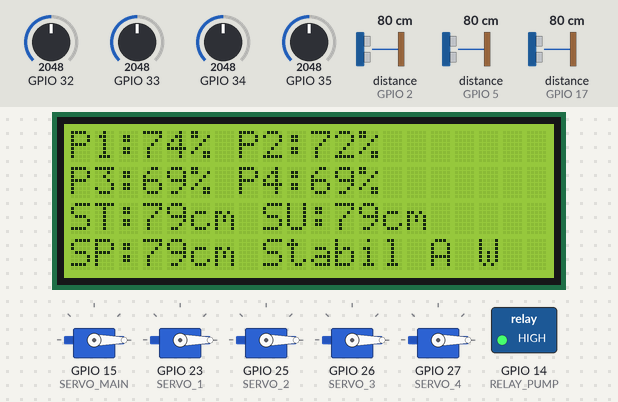
Simulated run of this sketch. Board: ESP32. Parts: 5 × servo, 20×4 character LCD, switched loads named in the sketch (green lamp = pin HIGH). Wiring (inferred from the names in the program): 3 × ultrasonic range finder: trigger GPIO 4, echo GPIO 2 / trigger GPIO 16, echo GPIO 17 / trigger GPIO 18, echo GPIO 5. Inputs (shaded band) come from the test bench; at power-on: GPIO 32 = 2048, distance to the obstacle (sensors on GPIO 2, GPIO 5, GPIO 17) 80 cm, GPIO 33 = 2048, GPIO 34 = 2048, GPIO 35 = 2048. The echo pulse lasts 58.3 µs per cm; WiFi joins after 1.5 s; servers stay silent unless stated; uploads are accepted with an empty reply; pins used as bus, display or sensor lines are not drawn; what the sketch prints to the serial monitor is not drawn.

Above: at 6.8 s.
6.9 s: GPIO 32 set to 3153
At 9.6 s:
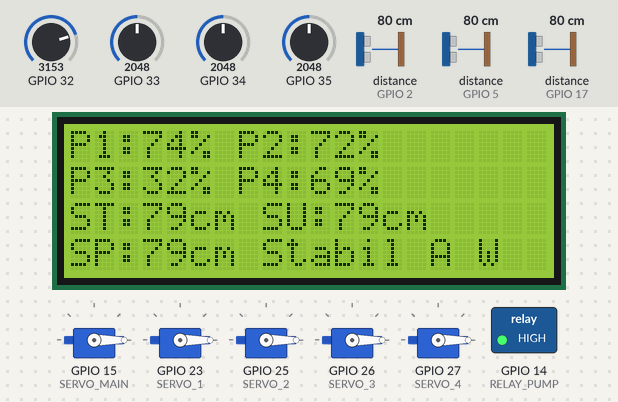
10.2 s: GPIO 32 set to 3249
At 12.0 s:
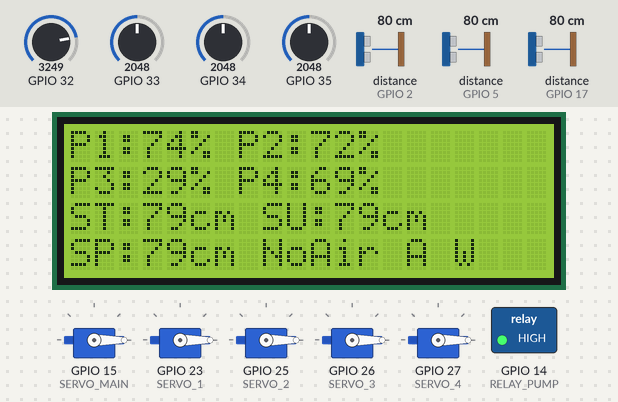
13.1 s: distance to the obstacle (sensor on GPIO 2) set to 9 cm
At 16.5 s:
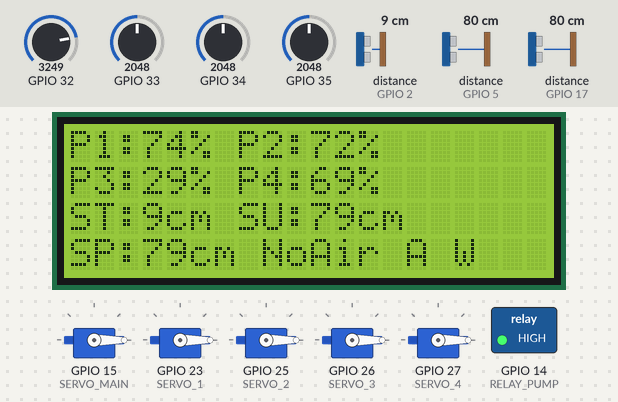
17.0 s: distance to the obstacle (sensor on GPIO 2) set to 6 cm
At 18.7 s:
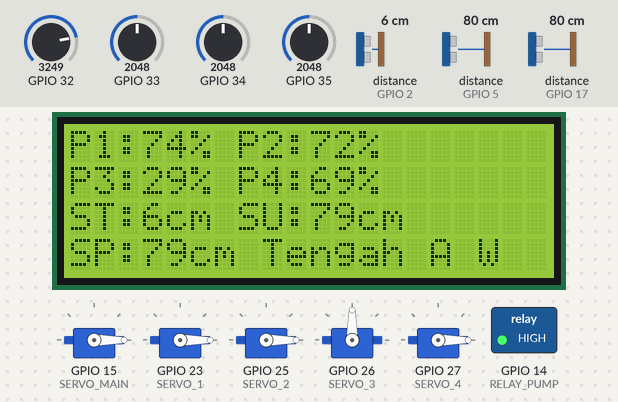
19.9 s: GPIO 33 set to 2256
23.9 s: GPIO 33 set to 2370
At 25.4 s:
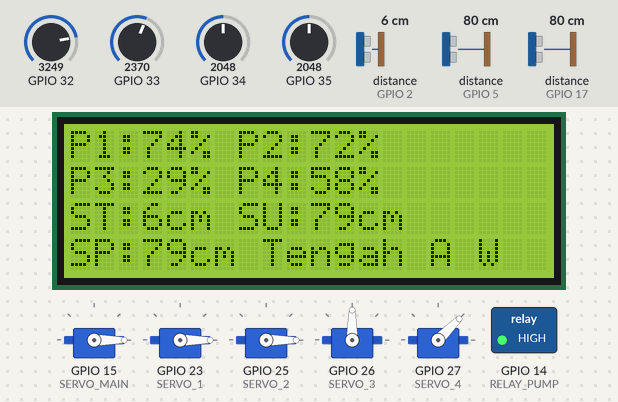
Timing chart, 0 to 26.9 s (numbered marks = the images above; inputs shaded):
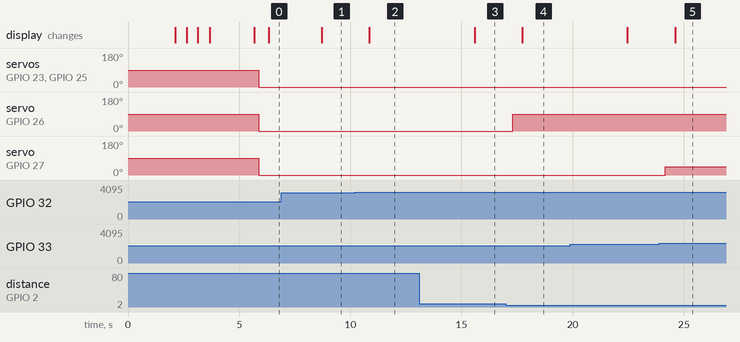

The sketch:

esp32_gesti_wifi.ino
```cpp
/*
 * =============================================================================
 * KODE ESP32 UNTUK SISTEM IRIGASI IOT - GESTI
 * =============================================================================
 *
 * Kode ini merupakan versi yang sudah ditambahkan koneksi WiFi dan HTTP
 * untuk berkomunikasi dengan website Laravel.
 *
 * CARA PAKAI:
 * 1. Ganti WIFI_SSID dan WIFI_PASSWORD dengan WiFi yang akan digunakan
 * 2. Ganti SERVER_URL dengan URL website Laravel (contoh: http://192.168.1.100/gesti)
 * 3. Upload ke ESP32
 *
 * LIBRARY YANG DIBUTUHKAN:
 * - ESP32Servo
 * - LiquidCrystal_I2C
 * - WiFi (sudah termasuk di ESP32)
 * - HTTPClient (sudah termasuk di ESP32)
 * - ArduinoJson (install dari Library Manager)
 *
 * =============================================================================
 */

#include <WiFi.h>
#include <HTTPClient.h>
#include <ArduinoJson.h>
#include <ESP32Servo.h>
#include <Wire.h>
#include <LiquidCrystal_I2C.h>

// ================= KONFIGURASI WIFI =================
// GANTI DENGAN WIFI ANDA
const char* WIFI_SSID = "NAMA_WIFI_ANDA";
const char* WIFI_PASSWORD = "PASSWORD_WIFI_ANDA";

// ================= KONFIGURASI SERVER =================
// GANTI DENGAN URL LARAVEL ANDA
// Contoh localhost: "http://192.168.1.100/gesti"
// Contoh online: "http://gesti.example.com"
const char* SERVER_URL = "http://192.168.1.100/gesti";

// Interval pengiriman data (dalam milidetik)
const unsigned long SEND_INTERVAL = 5000; // 5 detik

// ================= LCD =================
LiquidCrystal_I2C lcd(0x27, 20, 4);

// ================= PIN SENSOR TANAH =================
#define SOIL1 34
#define SOIL2 35
#define SOIL3 32
#define SOIL4 33

// ================= KALIBRASI TANAH (ADC) =================
#define DRY1 4095
#define WET1 1328
#define DRY2 4095
#define WET2 1217
#define DRY3 4095
#define WET3 1100
#define DRY4 4095
#define WET4 1104

// ================= ULTRASONIK =================
#define TRIG_MAIN 18
#define ECHO_MAIN 5

#define TRIG_MID 4
#define ECHO_MID 2

#define TRIG_TANK 16
#define ECHO_TANK 17

// ================= SERVO =================
#define SERVO_MAIN 15
#define SERVO_1 23
#define SERVO_2 25
#define SERVO_3 26
#define SERVO_4 27

// ================= RELAY POMPA =================
#define RELAY_PUMP 14 // ACTIVE LOW

// ================= OBJEK SERVO =================
Servo servoMain, servo1, servo2, servo3, servo4;

// ================= VARIABEL GLOBAL =================
unsigned long lastSendTime = 0;
String currentMode = "auto"; // "auto" atau "manual"

// Variabel untuk menyimpan perintah dari web (mode manual)
bool webPumpCommand = false;
int webGateMainCommand = 0;
int webGate1Command = 0;
int webGate2Command = 0;
int webGate3Command = 0;
int webGate4Command = 0;

// Data sensor saat ini
int m1, m2, m3, m4;
float airMain, airMid, airTank;
bool pumpStatus = false;
int gateMain = 0, gate1 = 0, gate2 = 0, gate3 = 0, gate4 = 0;
String systemStatus = "Stabil";

// ================= FUNGSI KONEKSI WIFI =================
void connectWiFi() {
  Serial.print("Menghubungkan ke WiFi: ");
  Serial.println(WIFI_SSID);

  lcd.clear();
  lcd.setCursor(0, 0);
  lcd.print("Connecting WiFi...");
  lcd.setCursor(0, 1);
  lcd.print(WIFI_SSID);

  WiFi.begin(WIFI_SSID, WIFI_PASSWORD);

  int attempts = 0;
  while (WiFi.status() != WL_CONNECTED && attempts < 30) {
    delay(500);
    Serial.print(".");
    lcd.setCursor(attempts % 20, 2);
    lcd.print(".");
    attempts++;
  }

  if (WiFi.status() == WL_CONNECTED) {
    Serial.println("\nWiFi terhubung!");
    Serial.print("IP Address: ");
    Serial.println(WiFi.localIP());

    lcd.clear();
    lcd.setCursor(0, 0);
    lcd.print("WiFi Connected!");
    lcd.setCursor(0, 1);
    lcd.print("IP: ");
    lcd.print(WiFi.localIP());
    delay(2000);
  } else {
    Serial.println("\nGagal terhubung WiFi!");
    lcd.clear();
    lcd.setCursor(0, 0);
    lcd.print("WiFi GAGAL!");
    lcd.setCursor(0, 1);
    lcd.print("Mode Offline...");
    delay(2000);
  }
}

// ================= FUNGSI KIRIM DATA KE SERVER =================
void sendDataToServer() {
  if (WiFi.status() != WL_CONNECTED) {
    Serial.println("WiFi tidak terhubung, skip pengiriman data");
    return;
  }

  HTTPClient http;
  String url = String(SERVER_URL) + "/api/sensor-data";

  http.begin(url);
  http.addHeader("Content-Type", "application/json");
  http.addHeader("Accept", "application/json");

  // Buat JSON payload
  StaticJsonDocument<512> doc;
  doc["petak1_moisture"] = m1;
  doc["petak2_moisture"] = m2;
  doc["petak3_moisture"] = m3;
  doc["petak4_moisture"] = m4;
  doc["water_main"] = airMain < 900 ? airMain : -1;
  doc["water_mid"] = airMid < 900 ? airMid : -1;
  doc["water_tank"] = airTank < 900 ? airTank : -1;
  doc["pump_status"] = pumpStatus;
  doc["gate_main"] = gateMain;
  doc["gate1"] = gate1;
  doc["gate2"] = gate2;
  doc["gate3"] = gate3;
  doc["gate4"] = gate4;
  doc["system_status"] = systemStatus;

  String jsonPayload;
  serializeJson(doc, jsonPayload);

  Serial.println("Mengirim data ke server...");
  Serial.println(jsonPayload);

  int httpCode = http.POST(jsonPayload);

  if (httpCode > 0) {
    Serial.printf("HTTP Response code: %d\n", httpCode);
    String response = http.getString();
    Serial.println("Response: " + response);
  } else {
    Serial.printf("HTTP Error: %s\n", http.errorToString(httpCode).c_str());
  }

  http.end();
}

// ================= FUNGSI AMBIL PERINTAH DARI SERVER =================
void getCommandsFromServer() {
  if (WiFi.status() != WL_CONNECTED) {
    return;
  }

  HTTPClient http;
  String url = String(SERVER_URL) + "/api/device-status";

  http.begin(url);
  http.addHeader("Accept", "application/json");

  int httpCode = http.GET();

  if (httpCode == 200) {
    String response = http.getString();

    StaticJsonDocument<256> doc;
    DeserializationError error = deserializeJson(doc, response);

    if (!error) {
      currentMode = doc["mode"].as<String>();
      webPumpCommand = doc["pump_command"];
      webGateMainCommand = doc["gate_main_command"];
      webGate1Command = doc["gate1_command"];
      webGate2Command = doc["gate2_command"];
      webGate3Command = doc["gate3_command"];
      webGate4Command = doc["gate4_command"];

      Serial.println("Perintah dari server:");
      Serial.println("Mode: " + currentMode);
      Serial.printf("Pump: %d, GateMain: %d\n", webPumpCommand, webGateMainCommand);
    }
  }

  http.end();
}

// ================= FUNGSI BACA TANAH =================
int bacaTanahADC(int pin) {
  return analogRead(pin);
}

int kalibrasiTanah(int adc, int dry, int wet) {
  int persen = map(adc, wet, dry, 100, 0);
  return constrain(persen, 0, 100);
}

// ================= ULTRASONIK =================
float bacaAir(int trig, int echo) {
  digitalWrite(trig, LOW); delayMicroseconds(2);
  digitalWrite(trig, HIGH); delayMicroseconds(10);
  digitalWrite(trig, LOW);

  long durasi = pulseIn(echo, HIGH, 30000);

  if (durasi == 0) return 999;

  float jarak = durasi * 0.017;

  if (jarak > 200) jarak = 200;

  return jarak;
}

// ================= FUNGSI BERSIHKAN BARIS LCD =================
void clearLine(byte row) {
  lcd.setCursor(0, row);
  lcd.print("                    ");
}

// ================= SETUP =================
void setup() {
  Serial.begin(115200);
  Wire.begin(21, 22);

  pinMode(TRIG_MAIN, OUTPUT); pinMode(ECHO_MAIN, INPUT);
  pinMode(TRIG_MID, OUTPUT);  pinMode(ECHO_MID, INPUT);
  pinMode(TRIG_TANK, OUTPUT); pinMode(ECHO_TANK, INPUT);

  pinMode(RELAY_PUMP, OUTPUT);
  digitalWrite(RELAY_PUMP, HIGH); // POMPA OFF

  servoMain.attach(SERVO_MAIN);
  servo1.attach(SERVO_1);
  servo2.attach(SERVO_2);
  servo3.attach(SERVO_3);
  servo4.attach(SERVO_4);

  servoMain.write(0);

  lcd.init();
  lcd.backlight();
  lcd.setCursor(0,0);
  lcd.print("SISTEM IRIGASI GESTI");
  lcd.setCursor(0,1);
  lcd.print("IoT Monitoring");
  delay(2000);

  // Koneksi WiFi
  connectWiFi();

  lcd.clear();
}

// ================= LOOP =================
void loop() {

  // ======== BACA SENSOR TANAH ========
  m1 = kalibrasiTanah(bacaTanahADC(SOIL1), DRY1, WET1);
  m2 = kalibrasiTanah(bacaTanahADC(SOIL2), DRY2, WET2);
  m3 = kalibrasiTanah(bacaTanahADC(SOIL3), DRY3, WET3);
  m4 = kalibrasiTanah(bacaTanahADC(SOIL4), DRY4, WET4);

  bool tanahKering = (m1 <= 30 || m2 <= 30 || m3 <= 30 || m4 <= 30);

  // ======== BACA SENSOR ULTRASONIK ========
  airMain = bacaAir(TRIG_MAIN, ECHO_MAIN);
  airMid  = bacaAir(TRIG_MID, ECHO_MID);
  airTank = bacaAir(TRIG_TANK, ECHO_TANK);

  bool tandonAman = (airTank > 0 && airTank <= 12);

  // ======== KATEGORI KETINGGIAN AIR ========
  auto statusAir = [&](float jarak){
    if (jarak >= 0 && jarak <= 4)  return 3;
    if (jarak > 4 && jarak <= 7)   return 2;
    if (jarak > 7 && jarak <= 10)  return 1;
    return 0;
  };

  int levelMid  = statusAir(airMid);
  int levelMain = statusAir(airMain);
  int levelTank = statusAir(airTank);

  bool airMidAda  = (levelMid >= 2);
  bool airMainAda = (levelMain >= 2);
  bool airTankAda = (levelTank >= 2);

  // ======== AMBIL PERINTAH DARI SERVER ========
  if (millis() - lastSendTime >= SEND_INTERVAL) {
    getCommandsFromServer();
  }

  // ======== LOGIKA KONTROL ========
  if (currentMode == "manual") {
    // MODE MANUAL - Kontrol dari website
    pumpStatus = webPumpCommand;
    gateMain = webGateMainCommand;
    gate1 = webGate1Command;
    gate2 = webGate2Command;
    gate3 = webGate3Command;
    gate4 = webGate4Command;

    // Jalankan perintah
    digitalWrite(RELAY_PUMP, pumpStatus ? LOW : HIGH);
    servoMain.write(gateMain);
    servo1.write(gate1);
    servo2.write(gate2);
    servo3.write(gate3);
    servo4.write(gate4);

    systemStatus = "Manual";

  } else {
    // MODE AUTO - Logika fuzzy asli

    if (tanahKering) {
      if (airMidAda) {
        servoMain.write(0);
        digitalWrite(RELAY_PUMP, HIGH);
        systemStatus = "Tengah";
        pumpStatus = false;
        gateMain = 0;
      }
      else if (!airMidAda && airMainAda) {
        servoMain.write(90);
        digitalWrite(RELAY_PUMP, HIGH);
        systemStatus = "Utama";
        pumpStatus = false;
        gateMain = 90;
      }
      else if (!airMidAda && !airMainAda && airTankAda && tandonAman) {
        digitalWrite(RELAY_PUMP, LOW);
        servoMain.write(0);
        systemStatus = "Pompa";
        pumpStatus = true;
        gateMain = 0;
      }
      else if (!airMidAda && !airMainAda && !tandonAman) {
        digitalWrite(RELAY_PUMP, HIGH);
        servoMain.write(0);
        systemStatus = "NoAir";
        pumpStatus = false;
        gateMain = 0;
      }
    }
    else {
      servoMain.write(0);
      digitalWrite(RELAY_PUMP, HIGH);
      systemStatus = "Stabil";
      pumpStatus = false;
      gateMain = 0;
    }

    // Kontrol servo per petak
    auto kontrolServoPetak = [&](Servo &s, int kelembapan, int &gateVar){
      if (airMidAda) {
        if (kelembapan <= 30) { s.write(90); gateVar = 90; }
        else if (kelembapan <= 60) { s.write(45); gateVar = 45; }
        else { s.write(0); gateVar = 0; }
      } else {
        s.write(0);
        gateVar = 0;
      }
    };

    kontrolServoPetak(servo1, m1, gate1);
    kontrolServoPetak(servo2, m2, gate2);
    kontrolServoPetak(servo3, m3, gate3);
    kontrolServoPetak(servo4, m4, gate4);
  }

  delay(300);

  // ======== LCD DISPLAY ========
  clearLine(0);
  lcd.setCursor(0,0);
  lcd.printf("P1:%d%% P2:%d%%", m1, m2);

  clearLine(1);
  lcd.setCursor(0,1);
  lcd.printf("P3:%d%% P4:%d%%", m3, m4);

  clearLine(2);
  lcd.setCursor(0,2);
  lcd.print("ST:");
  lcd.print(airMid >= 900 ? "-" : String(airMid,0));
  lcd.print("cm SU:");
  lcd.print(airMain >= 900 ? "-" : String(airMain,0));
  lcd.print("cm");

  clearLine(3);
  lcd.setCursor(0,3);
  lcd.print("SP:");
  lcd.print(airTank >= 900 ? "-" : String(airTank,0));
  lcd.print("cm ");
  lcd.print(systemStatus);
  lcd.print(" ");
  lcd.print(currentMode == "manual" ? "M" : "A");
  lcd.print(" ");
  lcd.print(WiFi.status() == WL_CONNECTED ? "W" : "X");

  // ======== KIRIM DATA KE SERVER ========
  if (millis() - lastSendTime >= SEND_INTERVAL) {
    sendDataToServer();
    lastSendTime = millis();
  }

  // ======== SERIAL MONITOR ========
  Serial.println("===== STATUS SISTEM =====");
  Serial.printf("Mode: %s | WiFi: %s\n", currentMode.c_str(), WiFi.status() == WL_CONNECTED ? "OK" : "FAIL");
  Serial.printf("P1=%d%%  P2=%d%%  P3=%d%%  P4=%d%%\n", m1, m2, m3, m4);
  Serial.printf("Air Tengah=%.1f  Utama=%.1f  Tandon=%.1f\n", airMid, airMain, airTank);
  Serial.printf("Status: %s | Pompa: %s\n\n", systemStatus.c_str(), pumpStatus ? "ON" : "OFF");

  delay(1700); // Total delay ~2 detik
}
```

Measured:
- the behaviour switches between 3196 and 3197 on GPIO 32 (found by bisection; images 1 and 2)
- the behaviour switches between 8 and 7 cm on distance to the obstacle (sensor on GPIO 2) (found by bisection; images 3 and 4)
- the behaviour switches between 2300 and 2301 on GPIO 33 (found by bisection; images 4 and 5)
- after the input at 6.9 s, the display: changes after 1.8 s (image 1)
- after the input at 10.2 s, the display: changes after 0.66 s (image 2)
- after the input at 13.1 s, the display: changes after 2.5 s (image 3)
- after the input at 17.0 s, servo on GPIO 26 (SERVO_3): 0° → 90° after 0.30 s; the display: changes after 0.74 s (image 4)
- after the input at 23.9 s, servo on GPIO 27 (SERVO_4): 0° → 45° after 0.27 s; the display: changes after 0.71 s (image 5)
